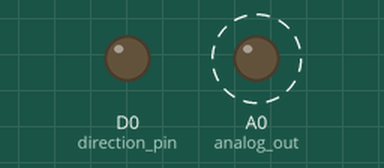
This program was run on a simulated CircuitPython board. On the bench: output pins drawn as LEDs (lit = HIGH). Dashed ring = blinking. What the program prints to the serial console is not drawn.

Above: at 0.05 s.
Timing chart, 0 to 3.0 s (numbered marks = the images above):
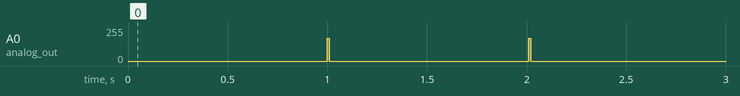

Measured:
- by itself, A0 (analog_out): alternates 170/255 for 0.01 s and 0/255 for 1.0 s

The program:

1767.py
```python
import time
import board
from digitalio import DigitalInOut, Direction, Pull
from analogio import AnalogOut

direction_pin = DigitalInOut(board.D0)
direction_pin.direction = Direction.OUTPUT
analog_out = AnalogOut(board.A0)

while True:
    time.sleep(1)
    print("hey")
    direction_pin.value = False
    analog_out.value = 43690
    time.sleep(0.01)
    analog_out.value = 0
```
